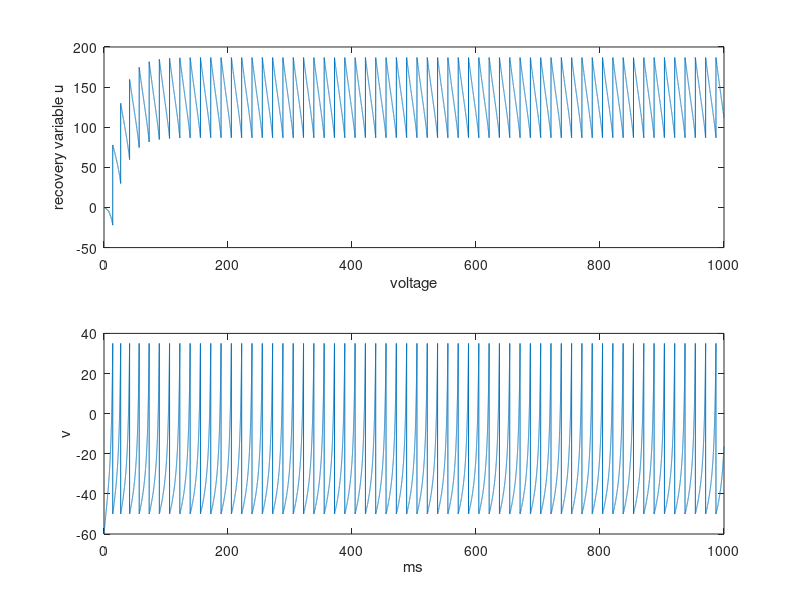

Recreate this plot in MATLAB.
%find tradjectories and nullclines
clear;clf;
global C k vr vt a b vpeak d;
C=100; k=0.4;
vr = -60; vt = -40;
a = 0.03; b = -2;
v_reset = -50;
d = 100;
vpeak = 35;
T = 1000; %ms
tau = 0.01; %ms
n = (T/tau);%timesteps


I_amp = 2.0;
v = (vr)*ones(1,n); 
u = zeros(1,n); % initial values

I = I_amp*C.*ones(1,n);
I_offset = 155.0;
 % pulse of input DC current
num_spikes = 0;
for i=1:n-1
    % forward Euler method
   
   
    
    v(i+1)=v(i)+tau*(k*(v(i)-vr)*(v(i)-vt)-u(i)+I(i)+I_offset)/C;
    u(i+1)=u(i)+tau*a*(b*(v(i)-vr)-u(i));
    if v(i+1)>=vpeak % a spike is fired!
        
        num_spikes = num_spikes +1;
        v(i)=vpeak; % padding the spike amplitude
        v(i+1)=v_reset; % membrane voltage reset
        u(i+1)=u(i+1)+d; % recovery variable update
    end
    
      
end

        
    


figure(1);
subplot(2,1,1);
% plot(v,u,'k');hold on;
plot(tau.*(1:n), u);
% axis([-90,vpeak,-200,100]);
xlabel('voltage');
ylabel('recovery variable u');

subplot(2,1,2);
plot(tau.*(1:n),v(1:n));hold on;
xlabel('ms');
ylabel('v');
disp(num_spikes);